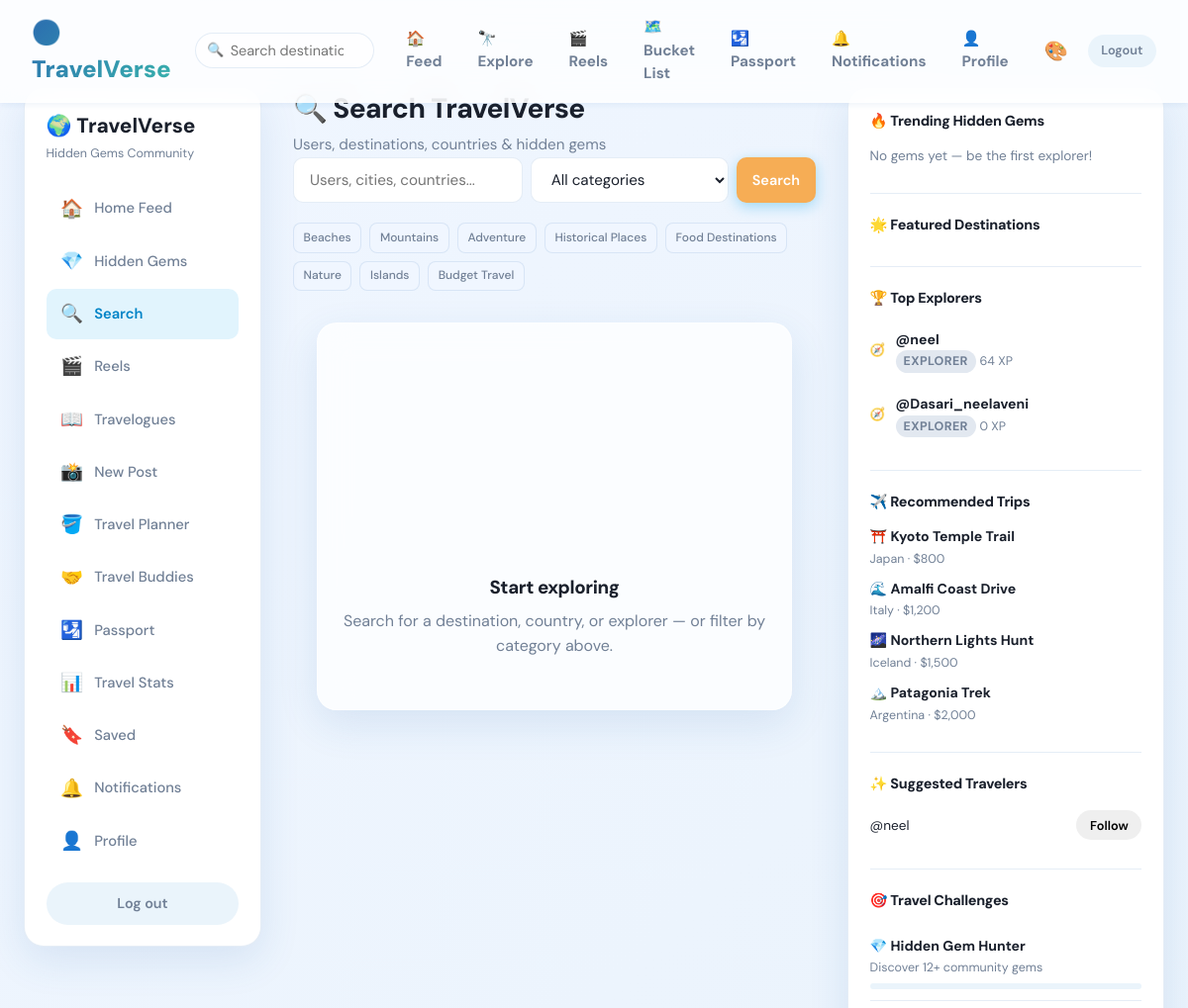
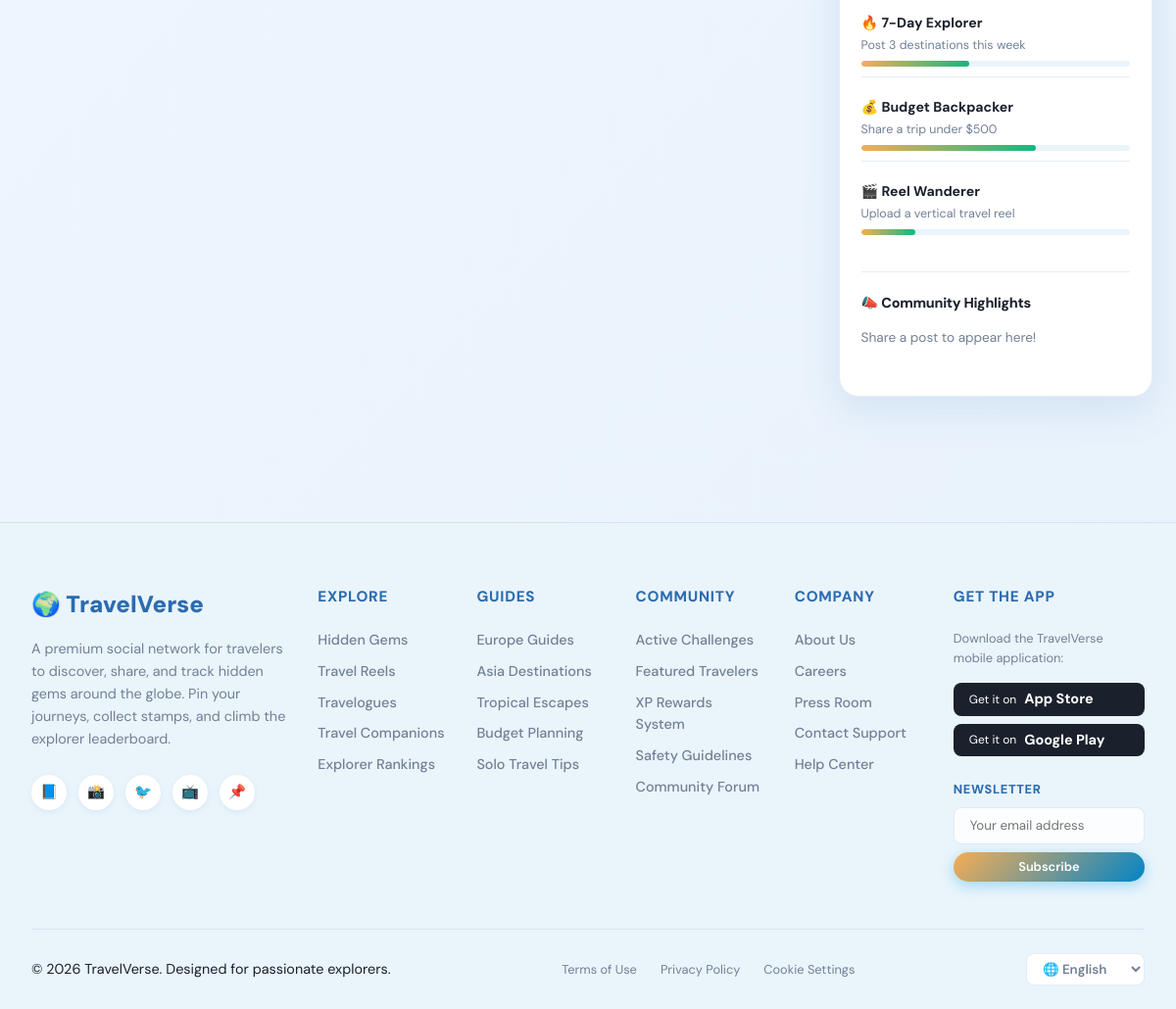
Screenshot of /search/ (signed in) with the database file from the repository (2 pictures, top to bottom).
### social/models.py (models this page shows, shortened)
class Profile(models.Model):
    user = models.OneToOneField(User, on_delete=models.CASCADE, related_name='profile')
    avatar = models.ImageField(upload_to='avatars/', blank=True, null=True)
    avatar_url = models.URLField(blank=True)
    bio = models.TextField(blank=True, max_length=300)
    location = models.CharField(max_length=150, blank=True)
    website = models.URLField(blank=True)
    explorer_score = models.PositiveIntegerField(default=0)
    countries_visited = models.TextField(blank=True, default='[]')
    created_at = models.DateTimeField(auto_now_add=True)
    updated_at = models.DateTimeField(auto_now=True)
    @property
    def badge(self):
        return explorer_badge(self.explorer_score)
    @property
    def badge_full_name(self):
        return badge_tier_for_score(self.explorer_score)[2]
    @property
    def badge_icon(self):
        return badge_tier_for_score(self.explorer_score)[3]
    @property
    def badge_slug(self):
        return badge_tier_for_score(self.explorer_score)[1]

### social/views.py (the view)
# urls.py: path('search/', views.search_view, name='search'),
@login_required
def search_view(request):
    q = request.GET.get('q', '').strip()
    category = request.GET.get('category', '').strip()
    users = (
        User.objects.filter(Q(username__icontains=q) | Q(profile__bio__icontains=q))
        .select_related('profile')[:12]
        if q else []
    )
    from .services import search_posts
    locations = search_posts(q, category or None) if q or category else []
    return render(request, 'search.html', {
        'q': q,
        'category': category,
        'users': users,
        'locations': locations,
        'categories': POST_CATEGORIES,
        **_sidebar_context(request),
    })

### social/context_processors.py (called while the page is built)
def notification_context(request):
    if request.user.is_authenticated:
        unread = request.user.notifications.filter(is_read=False).count()
        return {'unread_notifications': unread}
    return {'unread_notifications': 0}

### social/gamification.py (called while the page is built)
def badge_tier_for_score(score):
    current = BADGE_TIERS[0]
    for tier in BADGE_TIERS:
        if score >= tier[0]:
            current = tier
        else:
            break
    return current

### social/services.py (called while the page is built)
def trending_posts(limit=5):
    return (
        Post.objects.select_related('author', 'author__profile')
        .prefetch_related('images')
        .filter(is_hidden_gem=True)
        .order_by('-hidden_gem_score', '-gem_votes', '-created_at')[:limit]
    )

def top_explorers(limit=5):
    return Profile.objects.select_related('user').order_by('-explorer_score')[:limit]

def featured_destinations(limit=4):
    return (
        Post.objects.select_related('author')
        .prefetch_related('images')
        .filter(is_hidden_gem=True)
        .order_by('-hidden_gem_score')[:limit]
    )

def community_highlights(limit=5):
    return (
        Post.objects.annotate(
            engagement=Count('likes', distinct=True) + Count('comments', distinct=True),
        )
        .select_related('author', 'author__profile')
        .prefetch_related('images')
        .order_by('-engagement', '-created_at')[:limit]
    )

def recommended_trips(limit=4):
    return [
        {'title': 'Kyoto Temple Trail', 'location': 'Japan', 'budget': '$800', 'icon': '⛩️'},
        {'title': 'Amalfi Coast Drive', 'location': 'Italy', 'budget': '$1,200', 'icon': '🌊'},
        {'title': 'Northern Lights Hunt', 'location': 'Iceland', 'budget': '$1,500', 'icon': '🌌'},
        {'title': 'Patagonia Trek', 'location': 'Argentina', 'budget': '$2,000', 'icon': '🏔️'},
    ][:limit]

def travel_challenges():
    from .models import Post
    gem_count = Post.objects.filter(is_hidden_gem=True).count()
    return [
        {'title': 'Hidden Gem Hunter', 'desc': f'Discover {max(gem_count, 12)}+ community gems', 'icon': '💎', 'progress': min(100, gem_count * 5)},
        {'title': '7-Day Explorer', 'desc': 'Post 3 destinations this week', 'icon': '🔥', 'progress': 40},
        {'title': 'Budget Backpacker', 'desc': 'Share a trip under $500', 'icon': '💰', 'progress': 65},
        {'title': 'Reel Wanderer', 'desc': 'Upload a vertical travel reel', 'icon': '🎬', 'progress': 20},
    ]

### social/views.py (called while the page is built)
def _sidebar_context(request):
    return sidebar_widgets(request)

### templates/search.html (shortened to what this page needs)
{% extends 'app_base.html' %}
{% block main %}
<h1>🔍 Search TravelVerse</h1>
<p class="subtitle">Users, destinations, countries & hidden gems</p>
<form method="get" class="search-bar large">
  <input type="search" name="q" class="form-control" value="{{ q }}" placeholder="Users, cities, countries...">
  <select name="category" class="form-control" style="max-width:200px">
    <option value="">All categories</option>
  </select>
  <button type="submit" class="btn btn-primary">Search</button>
</form>
<div class="category-chips">
  {% for key, label in categories %}
  <a href="?category={{ key }}" class="meta-chip {% if category == key %}active{% endif %}">{{ label }}</a>
  {% endfor %}
</div>
{% if q or category %}
<section>
  <h2 class="section-title">Travelers</h2>
  <ul class="user-list" style="list-style:none">
    {% for u in users %}
    <li class="user-list-item">
      <a href="{% url 'profile' u.username %}" class="user-list-link">
        <span class="avatar-sm">{% if u.profile.avatar %}<img src="{{ u.profile.avatar.url }}" alt="">{% else %}{{ u.profile.badge_icon }}{% endif %}</span>
        <span><strong>@{{ u.username }}</strong> <small>{{ u.profile.badge_full_name }} · {{ u.profile.explorer_score }} XP</small></span>
      </a>
    </li>
    {% empty %}
    <li>{% include 'partials/empty_state_card.html' with icon="👤" title="No travelers found" message="Try a different username or keyword." image_url="https://images.unsplash.com/photo-1529156069898-49953e39b3ac?w=600&q=80" %}</li>
    {% endfor %}
  </ul>
  <h2 class="section-title">Destinations & hidden gems</h2>
  <div class="gems-grid">
    {% for p in locations %}
    <article class="gem-card">
      <a href="{% url 'post_detail' p.pk %}">
        {% with img=p.images.first %}
        {% if img %}<img src="{{ img.image.url }}" alt="">{% endif %}
        {% endwith %}
        <div class="gem-info">
          <h3>{{ p.location }}</h3>
          <p>Gem score {{ p.hidden_gem_score }} · {{ p.get_category_display }}</p>
        </div>
      </a>
    </article>
    {% empty %}
    {% include 'partials/empty_state_card.html' with icon="🧭" title="No destinations found" message="Try another search or pick a category filter." image_url="https://images.unsplash.com/photo-1469854523086-cc02fe5d8800?w=800&q=80" %}
    {% endfor %}
  </div>
</section>
{% else %}
{% include 'partials/empty_state_card.html' with icon="🧭" title="Start exploring" message="Search for a destination, country, or explorer — or filter by category above." image_url="https://images.unsplash.com/photo-1476514525535-07fb3b4ae5f1?w=800&q=80" %}
{% endif %}
{% endblock %}

### templates/partials/sidebar_right.html (shortened to what this page needs)
<aside class="sidebar sidebar-right">
  <div class="widget">
    <h3>🔥 Trending Hidden Gems</h3>
    <ul class="widget-list">
      {% for post in trending %}
      <li>
        <a href="{% url 'post_detail' post.pk %}">
          <strong>{{ post.location }}</strong>
          <span>Score {{ post.hidden_gem_score }} · {{ post.gem_votes }} votes</span>
        </a>
      </li>
      {% empty %}
      <li class="muted">No gems yet — be the first explorer!</li>
      {% endfor %}
    </ul>
  </div>
  <div class="widget">
    <h3>🌟 Featured Destinations</h3>
  </div>
  <div class="widget">
    <h3>🏆 Top Explorers</h3>
    <ul class="widget-list explorers">
      {% for profile in top_explorers %}
      <li>
        <a href="{% url 'profile' profile.user.username %}">
          <span class="avatar-sm">{% if profile.avatar %}<img src="{{ profile.avatar.url }}" alt="">{% else %}{{ profile.badge_icon }}{% endif %}</span>
          <div>
            <strong>@{{ profile.user.username }}</strong>
            <span class="badge-pill badge-{{ profile.badge_slug|default:profile.badge|lower }}">{{ profile.badge_full_name|default:profile.badge }}</span>
            <small>{{ profile.explorer_score }} XP</small>
          </div>
        </a>
      </li>
      {% empty %}
      <li class="muted">Explore to climb the ranks!</li>
      {% endfor %}
    </ul>
  </div>
  <div class="widget">
    <h3>✈️ Recommended Trips</h3>
    <ul class="widget-list">
      {% for trip in recommended_trips %}
      <li>
        <strong>{{ trip.icon }} {{ trip.title }}</strong>
        <span>{{ trip.location }} · {{ trip.budget }}</span>
      </li>
      {% endfor %}
    </ul>
  </div>
  <div class="widget">
    <h3>✨ Suggested Travelers</h3>
    <ul class="widget-list">
      {% for u in suggested_users %}
      <li class="suggest-row">
        <a href="{% url 'profile' u.username %}">@{{ u.username }}</a>
        <button type="button" class="btn btn-sm btn-follow" data-follow="{{ u.username }}">Follow</button>
      </li>
      {% endfor %}
    </ul>
  </div>
  <div class="widget">
    <h3>🎯 Travel Challenges</h3>
    <ul class="widget-list">
      {% for ch in travel_challenges %}
      <li class="challenge-item">
        <strong>{{ ch.icon }} {{ ch.title }}</strong>
        <small>{{ ch.desc }}</small>
        <div class="challenge-bar"><div class="challenge-bar-fill" style="width:{{ ch.progress }}%"></div></div>
      </li>
      {% endfor %}
    </ul>
  </div>
  <div class="widget">
    <h3>📣 Community Highlights</h3>
    <ul class="widget-list">
      {% for post in community_highlights %}
      <li>
        <a href="{% url 'post_detail' post.pk %}">
          <strong>@{{ post.author.username }}</strong>
          <span>{{ post.location|truncatewords:4 }}</span>
        </a>
      </li>
      {% empty %}
      <li class="muted">Share a post to appear here!</li>
      {% endfor %}
    </ul>
  </div>
</aside>

### static/css/custom.css (style rules this page uses)
:root { --primary-ocean: #2B6CB0; --primary-teal: #38B2AC; --accent: #F6AD55; --gem: #9F7AEA; --accent-gradient: linear-gradient(135deg, var(--primary-ocean) 0%, var(--primary-teal) 100%); --bg-gradient: linear-gradient(135deg, #F0F6FF 0%, #E8F2FB 100%); --bg: #F0F6FF; --bg-soft: #EAF4FB; --surface: #FFFFFF; --surface-hover: rgba(255, 255, 255, 0.95); --border: rgba(43, 108, 176, 0.12); --text: #1A202C; --text-secondary: #718096; --muted: #718096; --shadow-sm: 0 2px 6px rgba(43, 108, 176, 0.08); --shadow: 0 14px 40px rgba(43, 108, 176, 0.12); --shadow-lg: 0 26px 60px rgba(43, 108, 176, 0.16); --glass-bg: rgba(255, 255, 255, 0.78); --glass-border: rgba(255, 255, 255, 0.45); --font-family: 'DM Sans', sans-serif; --radius: 20px; --transition: 0.25s cubic-bezier(0.4, 0, 0.2, 1); }
body { font-family: var(--font-family) !important; background-color: var(--bg) !important; background-image: var(--bg-gradient) !important; color: var(--text) !important; transition: background var(--transition), color var(--transition); }
h1, h2, h3, h4, h5, h6 { font-family: var(--font-family) !important; font-weight: 800 !important; color: var(--text) !important; }
.app-shell-new .sidebar-right { grid-column: 3; position: sticky; top: 88px; align-self: start; min-height: calc(100vh - 120px); }

### rows the page displays
Profile: badge_icon "🧭", user.username "neel", badge_full_name "EXPLORER", explorer_score "64"
Profile: badge_icon "🧭", user.username "Dasari_neelaveni", badge_full_name "EXPLORER", explorer_score "0"

### other values shown
{{ label }} "Beaches" "Mountains" "Adventure" "Historical Places" "Food Destinations" "Nature" "Islands" "Budget Travel"
{{ title }} "Start exploring"
{{ message }} "Search for a destination, country, or explorer — or filter by category above."
{{ trip.icon }} "⛩️" "🌊" "🌌" "🏔️"
{{ trip.title }} "Kyoto Temple Trail" "Amalfi Coast Drive" "Northern Lights Hunt" "Patagonia Trek"
{{ trip.location }} "Japan" "Italy" "Iceland" "Argentina"
{{ trip.budget }} "$800" "$1,200" "$1,500" "$2,000"
{{ u.username }} "neel"
{{ ch.icon }} "💎" "🔥" "💰" "🎬"
{{ ch.title }} "Hidden Gem Hunter" "7-Day Explorer" "Budget Backpacker" "Reel Wanderer"
{{ ch.desc }} "Discover 12+ community gems" "Post 3 destinations this week" "Share a trip under $500" "Upload a vertical travel reel"
